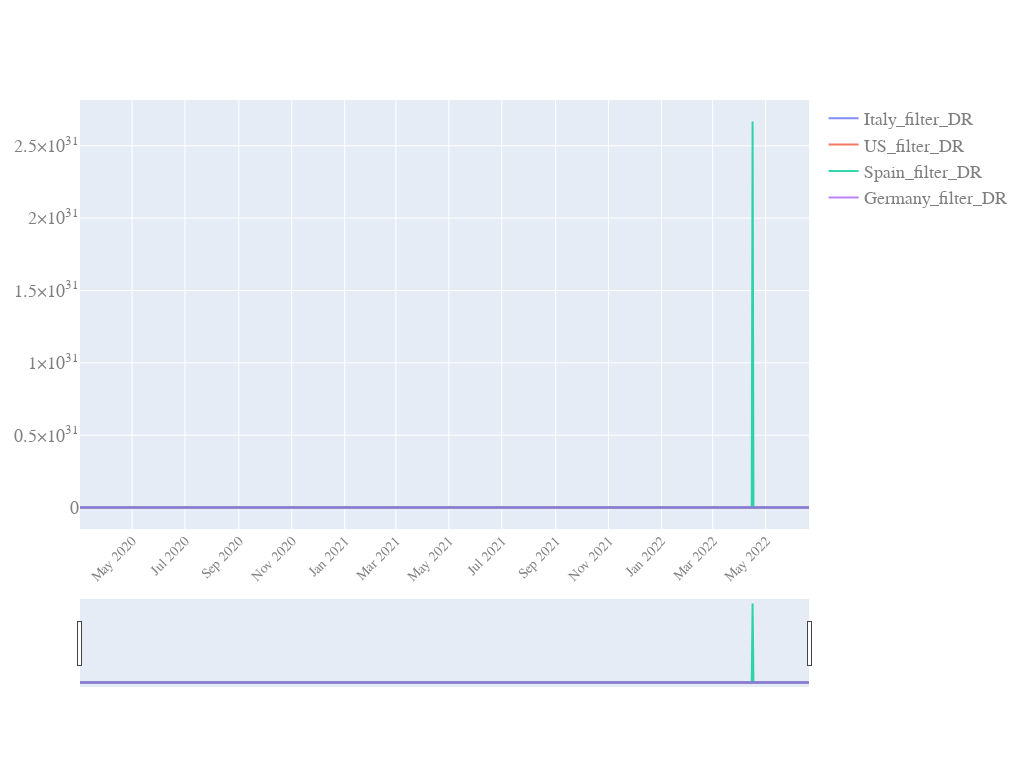

Write notebook code for a chart like this one.
### Code cell
start_pos=40
quick_plot(df_analyse.date[start_pos:],
           df_analyse.iloc[start_pos:,[16,17,18,19]], #17,18,19   # US comparison 12,17
           y_scale='linear',
           slider=True)

### Figure 1 — Plotly figure (JSON) as saved in the notebook; plotly's stock layout.template omitted (floating-point values rounded to 4 significant figures; data arrays with more than 128 entries replaced by an {"elided": "..."} marker saying what was removed)
{"data": [{"name": "Italy_filter_DR", "opacity": 0.8, "type": "scatter", "x": {"elided": "841 str values"}, "y": {"elided": "841 float values"}}, {"name": "US_filter_DR", "opacity": 0.8, "type": "scatter", "x": {"elided": "841 str values"}, "y": {"elided": "841 float values"}}, {"name": "Spain_filter_DR", "opacity": 0.8, "type": "scatter", "x": {"elided": "841 str values"}, "y": {"elided": "841 float values"}}, {"name": "Germany_filter_DR", "opacity": 0.8, "type": "scatter", "x": {"elided": "841 str values"}, "y": {"elided": "841 float values"}}], "layout": {"autosize": true, "font": {"color": "#7f7f7f", "family": "PT Sans, monospace", "size": 18}, "height": 768, "width": 1024, "xaxis": {"nticks": 20, "rangeslider": {"visible": true}, "tickangle": -45, "tickfont": {"color": "#7f7f7f", "size": 14}}, "yaxis": {"type": "linear"}}}
